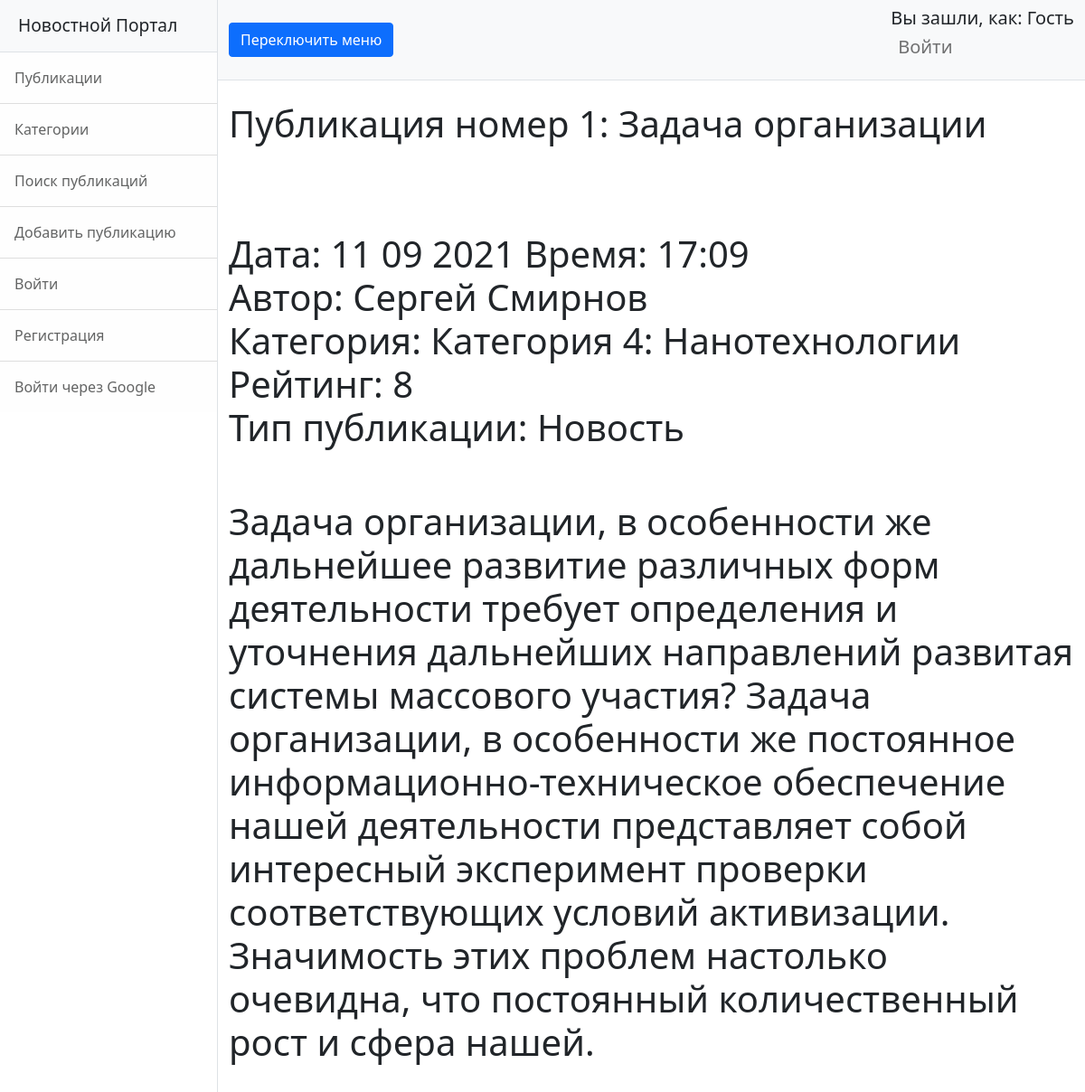
The page /1 on the database its author committed.
### news/models.py (models this page shows, shortened)
class Post(models.Model):
    news = 'NS'
    article = 'AL'
    TYPES = [
        (news, 'Новость'),
        (article, 'Статья')
    ]
    type = models.CharField(max_length=2, choices=TYPES, default=news)
    date = models.DateTimeField(auto_now_add=True, verbose_name='Дата')
    name = models.CharField(max_length=255, verbose_name='Название')
    body = models.TextField()
    rating = models.SmallIntegerField(default=0, verbose_name='Рейтинг')
    author = models.ForeignKey(Author, on_delete=models.CASCADE)
    category = models.ManyToManyField(Category, through='PostCategory')
    class Meta:
        verbose_name = 'Публикация'
        verbose_name_plural = 'Публикации'

class Author(models.Model):
    user = models.OneToOneField(User, on_delete=models.CASCADE, verbose_name='Пользователь')
    rating = models.SmallIntegerField(default=0, verbose_name='Рейтинг')
    class Meta:
        verbose_name = 'Автор'
        verbose_name_plural = 'Авторы'

class Category(models.Model):
    name = models.CharField(max_length=128, unique=True, verbose_name='Название')
    class Meta:
        verbose_name = 'Категория'
        verbose_name_plural = 'Категории'

### news/views.py (the view)
# urls.py: path('<int:pk>', PostDetail.as_view()),
class PostDetail(DetailView):
    model = Post  # модель всё та же, но мы хотим получать детали конкретно отдельного поста
    template_name = 'news/post.html'  # название шаблона будет post.html
    context_object_name = 'post'  # название объекта. в нём будет

### news/templatetags/my_filters.py (called while the page is built)
@register.filter(name='censor')  # регистрируем наш фильтр под именем multiply, чтоб django понимал, что это именно фильтр, а не простая функция
def censor(value):  # первый аргумент здесь это то значение, к которому надо применить фильтр, второй аргумент — это аргумент фильтра, т. е. примерно следующее будет в шаблоне value|multiply:arg
    cens_filt = ['блять', 'бля']
    text_to_check = value
    for idx, i in enumerate(cens_filt):
        text_to_check = text_to_check.replace(i,'ТУТ БЫЛ МАТ')
    return text_to_check

### templates/news/post.html
{% extends 'flatpages/default.html' %}
{% load my_filters %}
{% block title %}
{{ post.name|censor }}
<br>
<br>
<br>
Дата: {{ post.date|date:'d m Y' }}
Время: {{ post.date|date:'H:m'}}
<br>
Автор: {{ post.author.user.first_name}} {{ post.author.user.last_name}}
<br>
Категория:
{% for i in post.category.values %}
{{i.name}}
{% endfor %}
<br>
Рейтинг: {{ post.rating}}
<br>
Тип публикации: {{post.get_type_display}}
{% endblock title %}
{% block content %}
<br>
<br>
<h1>{{ post.body|censor}}</h1>
<br>
<br>
<br>
{% endblock content %}

### rows shown on the page
Post: name|censor "Публикация номер 1: Задача организации", date "11 09 2021", date "17:09", author.user.first_name "Сергей", author.user.last_name "Смирнов", rating "8", type "Новость", body|censor "Задача организации, в особенности же дальнейшее развитие различных форм деятельности требует определения и уточнения дальнейших направлений развитая системы массового участия? Задача организации, в особенности же постоянное информационно-техническое обеспечение нашей деятельности представляет собой интересный эксперимент проверки соответствующих условий активизации. Значимость этих проблем настолько очевидна, что постоянный количественный рост и сфера нашей."
Category: name "Категория 4: Нанотехнологии"
